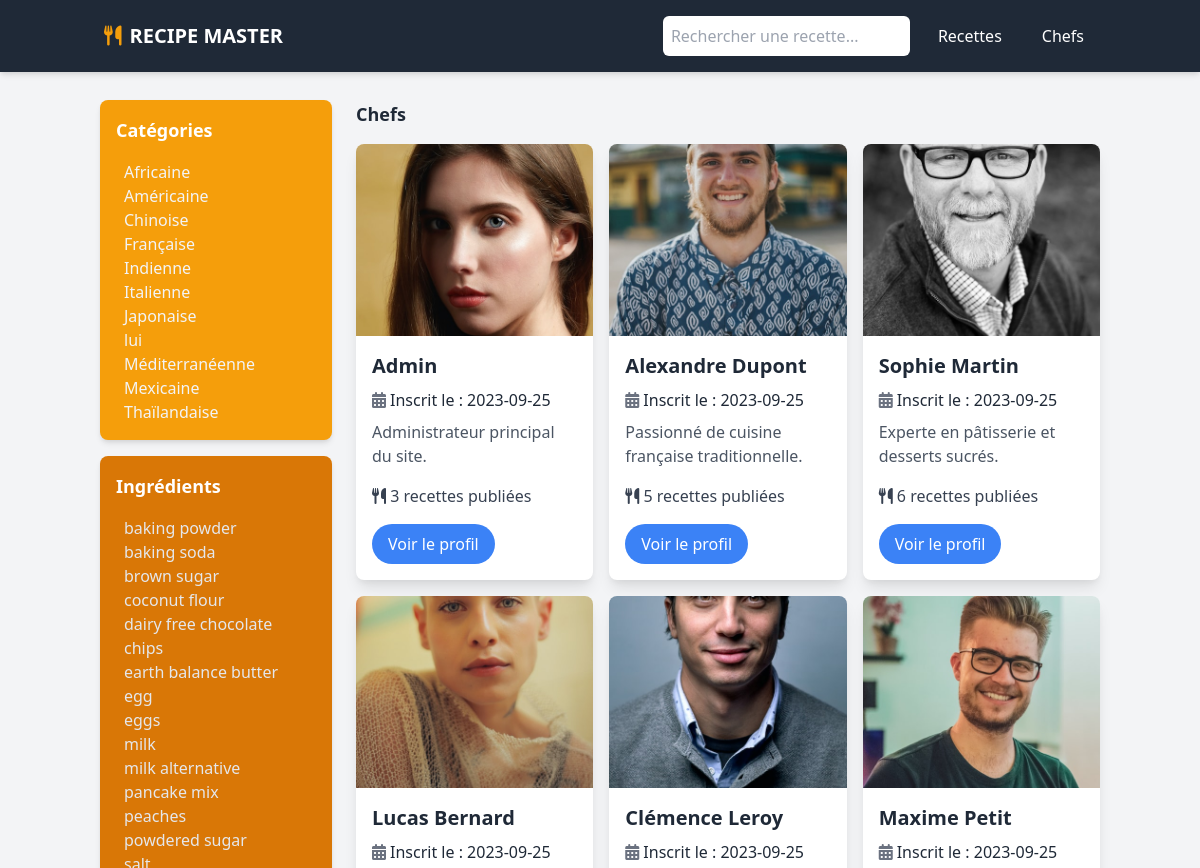
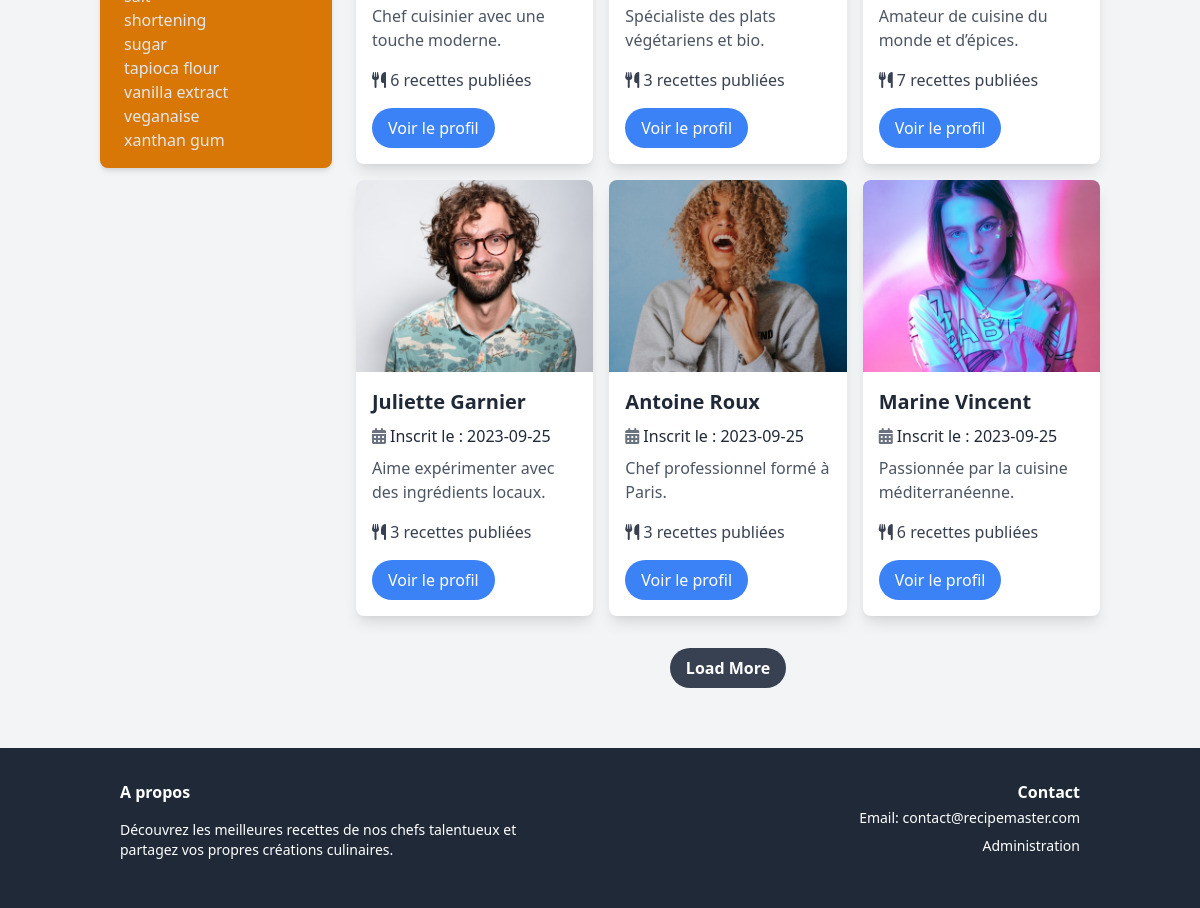
The app's page /chefs/index with its own data (2 pictures, top to bottom).
### tables this page shows
CREATE TABLE `types_of_dishes` (
  `id` tinyint(3) unsigned NOT NULL AUTO_INCREMENT,
  `name` varchar(45) NOT NULL,
  `description` text,
  `created_at` datetime NOT NULL,
  PRIMARY KEY (`id`)
);

CREATE TABLE `ingredients` (
  `id` mediumint(8) unsigned NOT NULL AUTO_INCREMENT,
  `name` varchar(255) NOT NULL,
  `unit` varchar(45) DEFAULT NULL,
  `created_at` datetime NOT NULL,
  PRIMARY KEY (`id`)
);

CREATE TABLE `users` (
  `id` int(10) unsigned NOT NULL AUTO_INCREMENT,
  `name` varchar(255) NOT NULL,
  `email` varchar(255) NOT NULL,
  `password` varchar(100) NOT NULL,
  `biography` text,
  `picture` varchar(255) DEFAULT NULL,
  `created_at` datetime NOT NULL,
  PRIMARY KEY (`id`),
  UNIQUE KEY `email` (`email`)
);

### app/controllers/usersController.php (called while the page is built, shortened)
<?php
function indexAction(\PDO $connexion)
{
    include_once '../app/models/usersModel.php';
    $users = UsersModel\findAll($connexion);
    $title = "Chefs";
    include '../app/views/users/_showUsers.php';
    include '../app/views/js/_loadMoreUsers.php';
    $content = ob_get_clean();
}

### app/routers/usersRouters.php (called while the page is built, shortened)
<?php
switch ($_GET['users']):
    case 'index':
        include_once '../app/controllers/usersController.php';
        \App\Controllers\UsersController\indexAction($connexion);
        break;
endswitch;

### app/routers/indexRouters.php (called while the page is built)
<?php
if (isset($_GET['dishes'])) :
    include_once '../app/routers/dishesRouters.php';
elseif (isset($_GET['users'])) :
    include_once '../app/routers/usersRouters.php';
elseif (isset($_GET['categories'])) :
    include_once '../app/routers/categoriesRouters.php';
elseif (isset($_GET['ingredients'])) :
    include_once '../app/routers/ingredientsRouters.php';
elseif (isset($_GET['ajax'])) :
    include_once '../app/routers/ajaxRouters.php';
else :
    include_once '../app/controllers/pagesController.php';
    \App\Controllers\PagesController\homeAction($connexion);
endif;

### app/models/usersModel.php (called while the page is built, shortened)
<?php
function findAll(\PDO $connexion, int $limit = 9, int $offset = 0)
{
    $sql = "
            SELECT
            users.id AS user_id,
            users.name AS user_name,
            users.picture AS user_picture,
            users.biography AS user_biography,
            DATE(users.created_at) AS user_registration_date,
            COUNT(DISTINCT dishes.id) AS total_recipes,
            COALESCE(AVG(ratings.value), 0) AS average_rating,
            COUNT(DISTINCT comments.id) AS number_of_comments
            FROM users
            LEFT JOIN dishes ON users.id = dishes.user_id
            LEFT JOIN ratings ON dishes.id = ratings.dish_id
            LEFT JOIN comments ON dishes.id = comments.dish_id
            GROUP BY users.id
            ORDER BY users.created_at ASC
            LIMIT :limit
            OFFSET :offset
    ";
    $rs = $connexion->prepare($sql);
    $rs->bindValue(':limit', $limit, \PDO::PARAM_INT);
    $rs->bindValue(':offset', $offset, \PDO::PARAM_INT);
    $rs->execute();
    return $rs->fetchAll(\PDO::FETCH_ASSOC);
}

### core/tools.php (called while the page is built, shortened)
<?php
function slugify($str, $delimiter = '-')
{
    $str = iconv('UTF-8', 'ASCII//TRANSLIT', $str);
    $str = str_replace("'", "", $str);
    $str = str_replace("&", "et", $str);
    $patterns = [
        '/[^A-Za-z0-9-]+/',
        '/[\s-]+/'
    ];
    foreach ($patterns as $pattern) {
        $str = preg_replace($pattern, $delimiter, $str);
    }
    $str = strtolower(trim($str, $delimiter));
    $str = trim($str, '-');
    return $str;
}
function truncate($string, $word_limit)
{
    $words = explode(" ", $string);
    $result = implode(" ", array_splice($words, 0, $word_limit));
    return $result;
}

### app/models/categoriesModel.php (called while the page is built, shortened)
<?php
function findAll(\PDO $connexion)
{
    $sql = "SELECT *
            FROM types_of_dishes
            ORDER BY name ASC";
    $rs = $connexion->query($sql);
    return $rs->fetchAll(\PDO::FETCH_ASSOC);
}

### app/models/ingredientsModel.php (called while the page is built, shortened)
<?php
function findAll(\PDO $connexion)
{
    $sql = "SELECT *
            FROM ingredients
            ORDER BY name ASC";
    $rs = $connexion->query($sql);
    return $rs->fetchAll(\PDO::FETCH_ASSOC);
}

### app/views/users/_usersCard.php (the view, shortened to what this page needs)
<?php
include_once '../core/tools.php';
foreach ($users as $user) : ?>
    <article class="bg-white rounded-lg overflow-hidden shadow-lg relative">
        <img class="w-full h-48 object-cover" src="<?php echo IMG_FOLDER . $user['user_picture']; ?>" alt="User Profile Image" />
        <div class="p-4">
            <h3 class="text-xl font-bold mb-2"><?php echo $user['user_name']; ?></h3>
            <div class="flex items-center mb-2">
                <span class="text-gray-500 mr-1"><i class="fas fa-calendar-alt"></i></span>
                <span>Inscrit le : <?php echo $user['user_registration_date']; ?></span>
            </div>
            <p class="text-gray-600"><?php echo Tools\truncate($user['user_biography'], 10); ?></p>
            <div class="flex items-center mt-4">
                <span class="text-gray-700 mr-2"><i class="fas fa-utensils"></i> <?php echo $user['total_recipes']; ?> recettes publiées</span>
            </div>
            <a href="chefs/show/<?php echo $user['user_id']; ?>/<?php echo Core\Tools\slugify($user['user_name']) ?>" class="inline-block mt-4 bg-blue-500 hover:bg-blue-800 rounded-full px-4 py-2 text-white">
                Voir le profil
            </a>
        </div>
    </article>
<?php endforeach; ?>

### app/views/users/_showUsers.php
<h2 class="font-bold text-lg mb-4"><?php echo $title ?></h2>
<div id="usersList" class="grid grid-cols-1 md:grid-cols-2 lg:grid-cols-3 gap-4">
    <?php include_once '../app/views/users/_usersCard.php'; ?>
</div>

### app/views/js/_loadMoreUsers.php
<div class="text-center mt-8">
    <button id="loadMoreUsers" class="bg-gray-700 hover:bg-gray-800 text-white font-bold py-2 px-4 rounded-full">
        Load More
    </button>
</div>

### www/index.php
<?php
require_once '../core/init.php';
require_once '../app/routers/indexRouters.php';
if (!isset($_GET['ajax'])) {
    require_once '../app/views/template/index.php';
}

### app/views/template/index.php (shortened to what this page needs)
<!DOCTYPE html>
<html lang="fr">
<head>
    <?php include_once '../app/views/template/partials/_head.php'; ?>
</head>
<body class="bg-gray-100 text-gray-800 font-sans leading-normal tracking-normal">
    <?php include_once '../app/views/template/partials/_header.php'; ?>
    <?php include_once '../app/views/template/partials/_main.php'; ?>
    <?php include_once '../app/views/template/partials/_footer.php'; ?>
</body>
</html>

### app/views/template/partials/_head.php (shortened to what this page needs)
<link rel="stylesheet" href="https://cdnjs.cloudflare.com/ajax/libs/font-awesome/6.4.0/css/all.min.css" />
<link rel="stylesheet" href="https://cdn.jsdelivr.net/npm/tailwindcss@2.2.16/dist/tailwind.min.css" />

### app/views/template/partials/_header.php (shortened to what this page needs)
<div x-data="{ open: false }" class="bg-gray-800">
    <nav class="shadow-md">
        <div class="container mx-auto px-4">
            <div class="flex justify-between items-center py-4">
                <div class="flex items-center">
                    <a class="text-white font-bold text-xl flex items-center" href="">
                        <i class="fas fa-utensils text-yellow-500 mr-2"></i> RECIPE
                        MASTER
                    </a>
                </div>
                <div class="hidden md:flex items-center space-x-4">
                    <input type="text" placeholder="Rechercher une recette..." class="p-2 rounded-md" />
                    <a class="text-white hover:text-yellow-500 px-3 py-2" href="recettes/index">Recettes</a>
                    <a class="text-white hover:text-yellow-500 px-3 py-2" href="chefs/index">Chefs</a>
                </div>
            </div>
        </div>
    </nav>
</div>

### app/views/template/partials/_main.php
<div class="container mx-auto flex flex-wrap pt-4 pb-12 text-gray-800">
    <?php include_once '../app/views/template/partials/_aside.php'; ?>
    <main class="w-full md:w-3/4 p-3">
        <?php echo $content; ?>
    </main>
</div>

### app/views/template/partials/_aside.php
<aside class="w-full md:w-1/4 p-3">
    <div class="bg-yellow-500 text-white rounded-lg shadow-md p-4 mb-4">
        <h2 class="font-bold text-lg mb-4">Catégories</h2>
        <ul class="list-reset text-gray-100">
            <?php include_once '../app/views/categories/_listCategories.php'; ?>
        </ul>
    </div>
    <div class="bg-yellow-600 text-white rounded-lg shadow-md p-4">
        <h2 class="font-bold text-lg mb-4">Ingrédients</h2>
        <ul class="list-reset text-gray-200">
            <?php include_once '../app/views/ingredients/_listIngredients.php'; ?>
        </ul>
    </div>
</aside>

### app/views/categories/_listCategories.php (shortened to what this page needs)
<?php
include_once '../app/models/categoriesModel.php';
$categories = CategoriesModel\findAll($connexion);
foreach ($categories as $category) : ?>
    <li>
        <a class="hover:text-white hover:bg-yellow-600 px-2 block" href="categories/<?PHP echo $category['id'] ?>"><?PHP echo $category['name'] ?></a>
    </li>
<?php endforeach; ?>

### app/views/ingredients/_listIngredients.php (shortened to what this page needs)
<?php
include_once '../app/models/ingredientsModel.php';
$ingredients = IngredientsModel\findAll($connexion);
foreach ($ingredients as $ingredient) : ?>
    <li>
        <a class="hover:text-white hover:bg-yellow-700 px-2 block" href="ingredients/<?php echo $ingredient['id']; ?>"><?php echo $ingredient['name']; ?></a>
    </li>
<?php endforeach; ?>

### app/views/template/partials/_footer.php
<footer class="bg-gray-800 text-white shadow-md">
    <div class="container mx-auto flex py-8">
        <div class="w-full mx-auto flex flex-wrap">
            <div class="flex w-full lg:w-1/2">
                <div class="px-8">
                    <h3 class="font-bold">A propos</h3>
                    <p class="py-4 text-sm">
                        Découvrez les meilleures recettes de nos chefs talentueux et
                        partagez vos propres créations culinaires.
                    </p>
                </div>
            </div>
            <div class="flex w-full lg:w-1/2 lg:justify-end lg:text-right">
                <div class="px-8">
                    <h3 class="font-bold">Contact</h3>
                    <ul class="list-reset items-center text-sm">
                        <li>
                            <a class="inline-block hover:text-red-600 hover:underline py-1" href="#">
                                Email: contact@recipemaster.com
                            </a>
                        </li>
                        <li>
                            <a class="inline-block hover:text-white hover:underline py-1" href="users/login">Administration</a>
                        </li>
                    </ul>
                </div>
            </div>
        </div>
    </div>
</footer>

### records on screen
types_of_dishes: name "Africaine"
types_of_dishes: name "Américaine"
types_of_dishes: name "Chinoise"
types_of_dishes: name "Française"
types_of_dishes: name "Indienne"
types_of_dishes: name "Italienne"
types_of_dishes: name "Japonaise"
types_of_dishes: name "lui"
types_of_dishes: name "Méditerranéenne"
types_of_dishes: name "Mexicaine"
types_of_dishes: name "Thaïlandaise"
ingredients: name "baking powder"
ingredients: name "baking soda"
ingredients: name "brown sugar"
ingredients: name "coconut flour"
ingredients: name "dairy free chocolate chips"
ingredients: name "earth balance butter"
ingredients: name "egg"
ingredients: name "eggs"
ingredients: name "milk"
ingredients: name "milk alternative"
ingredients: name "pancake mix"
ingredients: name "peaches"
ingredients: name "powdered sugar"
ingredients: name "salt"
ingredients: name "shortening"
ingredients: name "sugar"
ingredients: name "tapioca flour"
ingredients: name "vanilla extract"
ingredients: name "veganaise"
ingredients: name "xanthan gum"
users: picture (picture), name "Admin", user_registration_date "2023-09-25", biography "Administrateur principal du site.", total_recipes "3"
users: picture (picture), name "Alexandre Dupont", user_registration_date "2023-09-25", biography "Passionné de cuisine française traditionnelle.", total_recipes "5"
users: picture (picture), name "Sophie Martin", user_registration_date "2023-09-25", biography "Experte en pâtisserie et desserts sucrés.", total_recipes "6"
users: picture (picture), name "Lucas Bernard", user_registration_date "2023-09-25", biography "Chef cuisinier avec une touche moderne.", total_recipes "6"
users: picture (picture), name "Clémence Leroy", user_registration_date "2023-09-25", biography "Spécialiste des plats végétariens et bio.", total_recipes "3"
users: picture (picture), name "Maxime Petit", user_registration_date "2023-09-25", biography "Amateur de cuisine du monde et d’épices.", total_recipes "7"
users: picture (picture), name "Juliette Garnier", user_registration_date "2023-09-25", biography "Aime expérimenter avec des ingrédients locaux.", total_recipes "3"
users: picture (picture), name "Antoine Roux", user_registration_date "2023-09-25", biography "Chef professionnel formé à Paris.", total_recipes "3"
users: picture (picture), name "Marine Vincent", user_registration_date "2023-09-25", biography "Passionnée par la cuisine méditerranéenne.", total_recipes "6"

### other values on screen
$title "Chefs"
